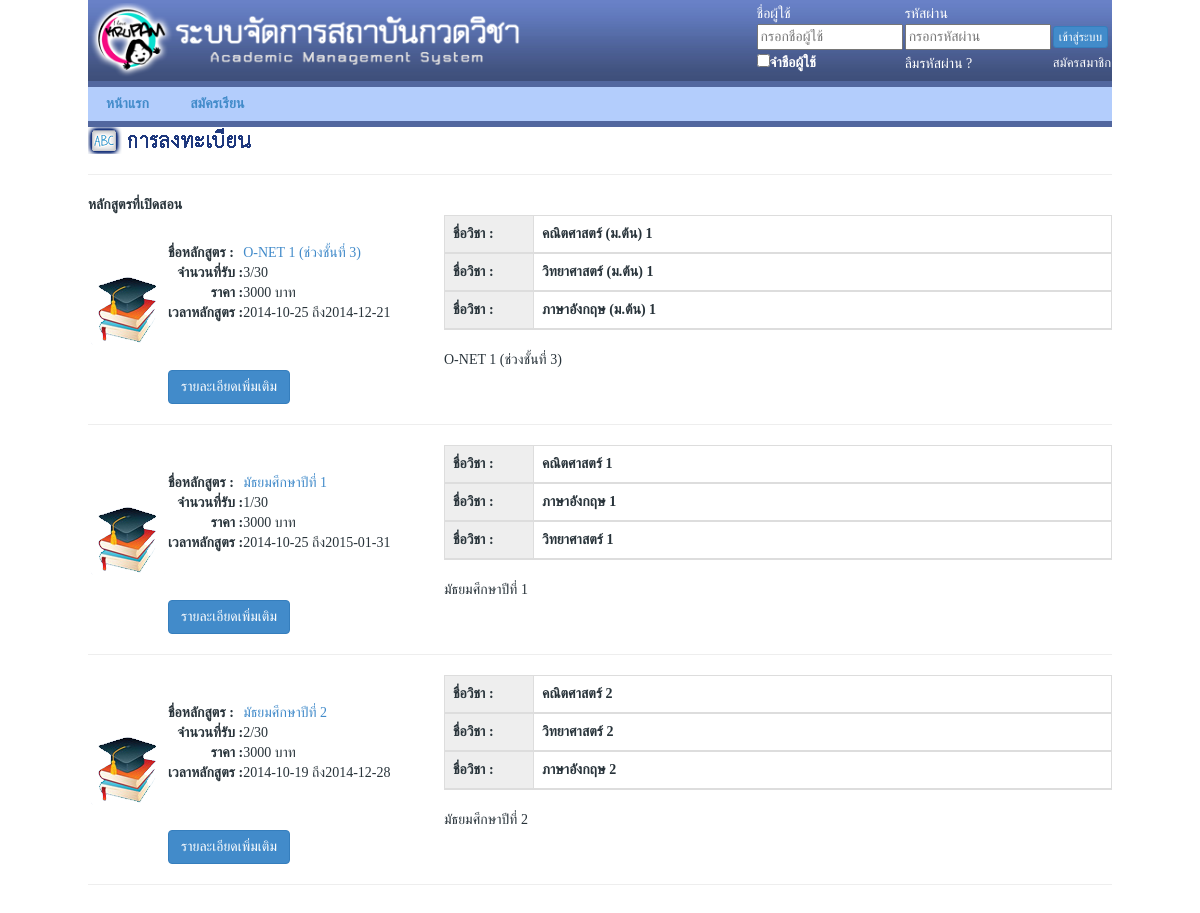
The page /list_course.php on the database as committed earlier.
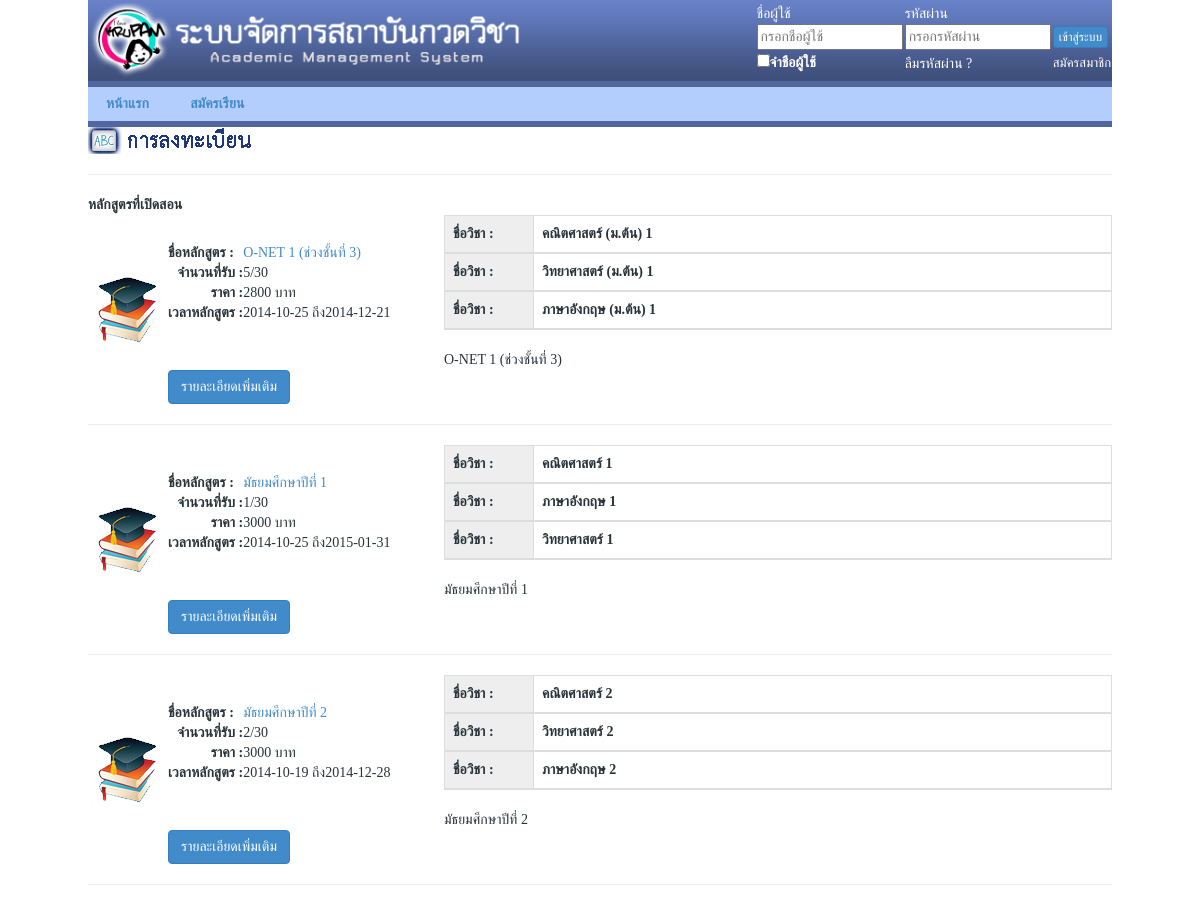
The same page on the database as committed later.
### tables this page shows
CREATE TABLE `course` (
  `cos_id` int(11) NOT NULL auto_increment,
  `cos_name` varchar(150) NOT NULL,
  `cos_max` int(11) NOT NULL,
  `num_sec` int(11) NOT NULL,
  `price` int(11) NOT NULL,
  `discount` int(11) NOT NULL,
  `detail` mediumtext NOT NULL,
  `begin_day` date NOT NULL,
  `end_day` date NOT NULL,
  `begin_reg` date NOT NULL,
  `end_reg` date NOT NULL,
  PRIMARY KEY  (`cos_id`)
);

CREATE TABLE `subject` (
  `sub_id` int(11) NOT NULL auto_increment,
  `sub_name` varchar(50) NOT NULL,
  `price` int(11) NOT NULL,
  `time_sub` varchar(50) NOT NULL,
  `detail` mediumtext NOT NULL,
  PRIMARY KEY  (`sub_id`)
);

### list_course.php (the view, shortened to what this page needs)
<!DOCTYPE html PUBLIC "-//W3C//DTD XHTML 1.0 Transitional//EN" "http://www.w3.org/TR/xhtml1/DTD/xhtml1-transitional.dtd">
<html xmlns="http://www.w3.org/1999/xhtml">
<head>
<link href="style.css" rel="stylesheet" type="text/css">
<link href="bootstrap-3.2.0-dist/css/bootstrap.css" rel="stylesheet" type="text/css" />
</head>
<body>
  <table width="1024" border="0" align="center" cellpadding="0" cellspacing="0" bgcolor="#FFFFFF">
    <tr>
      <td>
        <table width="100%" border="0" cellspacing="0" cellpadding="0">
          <tr>
            <?php include "header.php";?>
          </tr>
        </table>
    <tr>
      <td height="46" valign="middle" background="images/bg_menu.png"><? include('menu.php') ?></td>
    </tr>
    <tr>
      <td height="400" valign="top"><table width="100%" border="0" cellspacing="2" cellpadding="2">
        <tr>
          <td valign="bottom"><a href="student/list_subject.php"><img src="images/reg_bar.png" width="300" height="27"  alt=""/></a>          <hr size="5" /></td>
        </tr>
        <tr>
          <td><strong>หลักสูตรที่เปิดสอน</strong></td>
        </tr>
        <tr>
          <td>
            <table width="100%" border="0" cellspacing="2" cellpadding="2">
              <?php
                $sql="select * from course where num_sec<cos_max order by cos_name ";
                $result=mysql_query($sql);
                while($row=mysql_fetch_array($result)){
  		        ?>
              <tr>
                <td width="80"><img src="images/course.png" width="80" height="81" /></td>
                <td>
                  <table width="100%" border="0" cellspacing="2" cellpadding="2">
                    <tr>
                      <td>
                      	<table cellpadding="0" cellspacing="0">
                          <tr>
                            <td><strong>ชื่อหลักสูตร :</strong></td>
                            <td><a href='student/show_subject.php?cos_id=<? echo $row[0] ?>'><?php echo $row["cos_name"] ?></a></td>
                          </tr>
                          <tr>
                            <td align="right"><strong>จำนวนที่รับ :</strong></td>
                      			<td><?php echo $row["num_sec"] ?>/<? echo $row["cos_max"] ?></td>
                          </tr>
                          <tr>
                            <td align="right"><strong>ราคา :</strong></td>
                            <td><?php echo $row["price"] ?> บาท</td>
                          </tr>
                          <tr>
                            <td align="right"><strong>เวลาหลักสูตร :</strong></td>
                            <td><?=$row[7]; ?>&nbsp;ถึง<?=$row[8];?></td>
                          </tr>
                      	</table>
                      </td>
                      <td width="668">
                        <table cellpadding="0" cellpadding="0" class="table table-bordered table-hover">
                          <?php
                            $sqli="select subject.sub_id , subject.sub_name from subject , course_item ";
                            $sqli=$sqli . " where subject.sub_id=course_item.sub_id and course_item.cos_id=".$row[0]." order by sub_id ";
                            $results=mysql_query($sqli);
                            while($rows=mysql_fetch_array($results)){
                          ?>
                          <thead>
                            <tr>
                              <th width="89" align="right" bgcolor="#eee">ชื่อวิชา :</th>
                              <th><? echo $rows[1]; ?></th>
                            </tr>
                          </thead>
                          <?php
                            }
                          ?>
                        </table>
                      </td>
                    </tr>
                    <tr>
                      <td>&nbsp;</td>
                      <td>
                      <?php
							echo $row["detail"];
    				   ?>
                      </td>
                    </tr>
                    <tr>
                      <td colspan="2">
					  	<?php
							if($_SESSION["login"]!=""){
    						          $sql="select approve from learn where cos_id=$row[0]";
    						          $result_learn=mysql_db_query($database,$sql);
    						          $nRow=mysql_num_rows($result_learn);
    						          if($nRow!=0){
                            $row_learn=mysql_fetch_array($result_learn);
                            if($row_learn[0]==0){
    								          echo "<font color='red'>รออนุมัติ</a>";
                            }else{
    								          echo "<a href='#'>เอกสารประกอบการเรียน</a>";
                            }
    						          }else{
                            echo "<a href='course_reg.php.php?cos_id=$row[0]'>ลงทะเบียน</a>";
    						          }
                        }else{
              						echo "<a href='course_reg.php?cos_id=$row[0]' class='btn btn-primary' >รายละเอียดเพิ่มเติม</a>";
                        }
						?>
                      </td>
                    </tr>
                  </table>
                </td>
              </tr>
              <tr>
                <td colspan="2"><hr size="5" color="#000000" /></td>
              </tr>
              <?php
  			         }
              ?>
            </table>
          </td>
        </tr>
      </td>
    </tr>
    <tr>
      <td>&nbsp;</td>
    </tr>
</body>
</html>

### header.php (shortened to what this page needs)
<link href="style.css" rel="stylesheet" type="text/css">
<link href="bootstrap-3.2.0-dist/css/bootstrap.css" rel="stylesheet" type="text/css">
<td height="81" background="images/bg_banner.jpg">
<?php
  if(isset($_SESSION['id'])==""){
?>
    <div class="table-responsive">
      <table width="100%" border="0" cellspacing="0" cellpadding="0">
        <tr>
          <td width="446"><a href="index.php"><img src="images/top_logo1.png" width="446" height="75" /></a></td>
          <td width="265">&nbsp;</td>
          <td width="357">
            <form name='form1' method='post' action='chklogin.php'>
            <table width='100%' border='0' cellspacing='2' cellpadding='2'>
             	<tr>
                <td><font color='#FFFFFF'>ชื่อผู้ใช้</font></td>
                <td><font color='#FFFFFF'>รหัสผ่าน</font></td>
              </tr>
              <tr>
                <td><input name='username' type='text' autofocus id='username' size='15' placeholder="กรอกชื่อผู้ใช้"></td>
                <td><input name='pass' type='password' id='pass' size='15' placeholder="กรอกรหัสผ่าน"></td>
                <td><button type="submit" class="btn btn-primary btn-xs" >เข้าสู่ระบบ</button></td>
              </tr>
              <tr>
                <td>
                  <input type='checkbox' name='remember' id='remember'><label for='remember'>
                  <font color='#FFFFFF'>จำชือผู้ใช้</font></label>
                </td>
                <td>
                  <a href='forgot_pwd.php'><font color='#FFFFFF'>ลืมรหัสผ่าน ?</font></a></td>
                <td>
                  <a href='registered.php'><font color='#FFFFFF' size='2'>สมัครสมาชิก</font></a>
                </td>
              </tr>
    		    </table>
            </form>
          </td>
        </tr>
    	</table>
    </div>
  </td>
<?php
  }
?>
</td>

### menu.php
<table width="100%" border="0" cellspacing="2" cellpadding="2">
  <tr>
    <td width="80"><div align="center"><a href="index.php"><strong>หน้าแรก</strong></a></div></td>
    <td width="102"><div align="center"><strong><a href="howto-regis.php">สมัครเรียน</a></strong></div></td>
    <td width="538"><div align="center"></div></td>
    <td width="322"><div align="center"></div></td>
  </tr>
</table>

### style.css (style rules this page uses)
a { text-decoration:none; color: #006699; }
body { margin: 0px; padding: 0px; background: #f8f8f8 }
div,td { font-family: Tahoma; font-size: 14px; color: #28333A; }
form { margin: 0px }

Rows that differ between the two databases and show on the page:
changed course "O-NET 1 (ช่วงชั้นที่ 3)": num_sec "3" → "5"; price "3000" → "2800"
